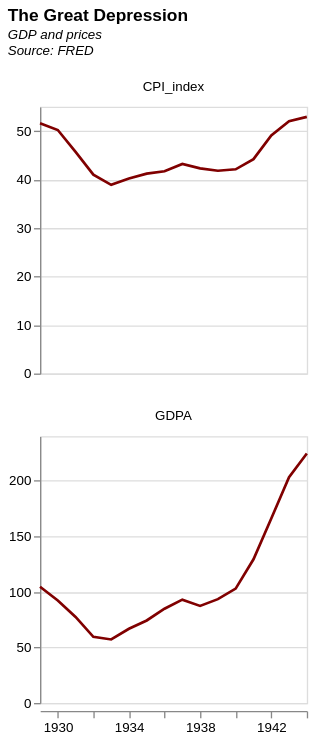

This figure's Vega-Lite source:
### Vega-Lite specification from a JSON file in a GitHub repository (floating-point values rounded to 4 significant figures)
{"$schema": "https://vega.github.io/schema/vega-lite/v5.json", "title": {"text": "The Great Depression", "subtitle": ["GDP and prices", "Source: FRED", ""], "subtitleFontStyle": "italic", "subtitleFontSize": 10, "anchor": "start", "color": "black"}, "data": {"values": [{"DATE": "1929-01-01", "GDPA": "104.556", "CPI_index": "51.6", "CPI_adjustment": "1", "GDP_real": "104.556", "Sources:": "GDPA - Fred"}, {"DATE": "1930-01-01", "GDPA": "92.16", "CPI_index": "50.2", "CPI_adjustment": "0.972868217", "GDP_real": "94.7301992", "Sources:": "CPI - Minneapolis Fed"}, {"DATE": "1931-01-01", "GDPA": "77.391", "CPI_index": "45.7", "CPI_adjustment": "0.885658915", "GDP_real": "87.38239825", "Sources:": ""}, {"DATE": "1932-01-01", "GDPA": "59.522", "CPI_index": "41", "CPI_adjustment": "0.794573643", "GDP_real": "74.91061463", "Sources:": ""}, {"DATE": "1933-01-01", "GDPA": "57.154", "CPI_index": "38.9", "CPI_adjustment": "0.753875969", "GDP_real": "75.81353213", "Sources:": ""}, {"DATE": "1934-01-01", "GDPA": "66.8", "CPI_index": "40.2", "CPI_adjustment": "0.779069767", "GDP_real": "85.74328358", "Sources:": ""}, {"DATE": "1935-01-01", "GDPA": "74.241", "CPI_index": "41.2", "CPI_adjustment": "0.798449612", "GDP_real": "92.9814466", "Sources:": ""}, {"DATE": "1936-01-01", "GDPA": "84.83", "CPI_index": "41.7", "CPI_adjustment": "0.808139535", "GDP_real": "104.9694964", "Sources:": ""}, {"DATE": "1937-01-01", "GDPA": "93.003", "CPI_index": "43.2", "CPI_adjustment": "0.837209302", "GDP_real": "111.0869167", "Sources:": ""}, {"DATE": "1938-01-01", "GDPA": "87.352", "CPI_index": "42.3", "CPI_adjustment": "0.819767442", "GDP_real": "106.5570496", "Sources:": ""}, {"DATE": "1939-01-01", "GDPA": "93.437", "CPI_index": "41.8", "CPI_adjustment": "0.810077519", "GDP_real": "115.3432823", "Sources:": ""}, {"DATE": "1940-01-01", "GDPA": "102.899", "CPI_index": "42.1", "CPI_adjustment": "0.815891473", "GDP_real": "126.1184893", "Sources:": ""}, {"DATE": "1941-01-01", "GDPA": "129.309", "CPI_index": "44.2", "CPI_adjustment": "0.856589147", "GDP_real": "150.9580181", "Sources:": ""}, {"DATE": "1942-01-01", "GDPA": "165.952", "CPI_index": "49.1", "CPI_adjustment": "0.951550388", "GDP_real": "174.4016945", "Sources:": ""}, {"DATE": "1943-01-01", "GDPA": "203.084", "CPI_index": "52", "CPI_adjustment": "1.007751938", "GDP_real": "201.5218154", "Sources:": ""}, {"DATE": "1944-01-01", "GDPA": "224.447", "CPI_index": "52.9", "CPI_adjustment": "1.025193798", "GDP_real": "218.9312892", "Sources:": ""}, {"DATE": "1945-01-01", "GDPA": "228.007", "CPI_index": "54.1", "CPI_adjustment": "1.048449612", "GDP_real": "217.4706322", "Sources:": ""}, {"DATE": "1946-01-01", "GDPA": "227.535", "CPI_index": "58.6", "CPI_adjustment": "1.135658915", "GDP_real": "200.3550512", "Sources:": ""}, {"DATE": "1947-01-01", "GDPA": "249.616", "CPI_index": "67.1", "CPI_adjustment": "1.300387597", "GDP_real": "191.955076", "Sources:": ""}, {"DATE": "1948-01-01", "GDPA": "274.468", "CPI_index": "72.2", "CPI_adjustment": "1.399224806", "GDP_real": "196.1571856", "Sources:": ""}, {"DATE": "1949-01-01", "GDPA": "272.475", "CPI_index": "71.5", "CPI_adjustment": "1.385658915", "GDP_real": "196.6393007", "Sources:": ""}, {"DATE": "1950-01-01", "GDPA": "299.827", "CPI_index": "72.3", "CPI_adjustment": "1.401162791", "GDP_real": "213.9844149", "Sources:": ""}, {"DATE": "1951-01-01", "GDPA": "346.914", "CPI_index": "78", "CPI_adjustment": "1.511627907", "GDP_real": "229.4969538", "Sources:": ""}, {"DATE": "1952-01-01", "GDPA": "367.341", "CPI_index": "79.8", "CPI_adjustment": "1.546511628", "GDP_real": "237.5287669", "Sources:": ""}, {"DATE": "1953-01-01", "GDPA": "389.218", "CPI_index": "80.4", "CPI_adjustment": "1.558139535", "GDP_real": "249.7966269", "Sources:": ""}, {"DATE": "1954-01-01", "GDPA": "390.549", "CPI_index": "80.7", "CPI_adjustment": "1.563953488", "GDP_real": "249.7190632", "Sources:": ""}, {"DATE": "1955-01-01", "GDPA": "425.478", "CPI_index": "80.5", "CPI_adjustment": "1.560077519", "GDP_real": "272.7287553", "Sources:": ""}, {"DATE": "1956-01-01", "GDPA": "449.353", "CPI_index": "81.7", "CPI_adjustment": "1.583333333", "GDP_real": "283.8018947", "Sources:": ""}, {"DATE": "1957-01-01", "GDPA": "474.039", "CPI_index": "84.4", "CPI_adjustment": "1.635658915", "GDP_real": "289.8153128", "Sources:": ""}, {"DATE": "1958-01-01", "GDPA": "481.229", "CPI_index": "86.7", "CPI_adjustment": "1.680232558", "GDP_real": "286.4061869", "Sources:": ""}, {"DATE": "1959-01-01", "GDPA": "521.654", "CPI_index": "87.6", "CPI_adjustment": "1.697674419", "GDP_real": "307.2756438", "Sources:": ""}, {"DATE": "1960-01-01", "GDPA": "542.382", "CPI_index": "88.9", "CPI_adjustment": "1.722868217", "GDP_real": "314.8133993", "Sources:": ""}, {"DATE": "1961-01-01", "GDPA": "562.209", "CPI_index": "89.8", "CPI_adjustment": "1.740310078", "GDP_real": "323.0510512", "Sources:": ""}, {"DATE": "1962-01-01", "GDPA": "603.922", "CPI_index": "90.9", "CPI_adjustment": "1.761627907", "GDP_real": "342.8204092", "Sources:": ""}, {"DATE": "1963-01-01", "GDPA": "637.45", "CPI_index": "92", "CPI_adjustment": "1.782945736", "GDP_real": "357.5263043", "Sources:": ""}, {"DATE": "1964-01-01", "GDPA": "684.46", "CPI_index": "93.2", "CPI_adjustment": "1.80620155", "GDP_real": "378.9499571", "Sources:": ""}, {"DATE": "1965-01-01", "GDPA": "742.289", "CPI_index": "94.7", "CPI_adjustment": "1.835271318", "GDP_real": "404.4573643", "Sources:": ""}, {"DATE": "1966-01-01", "GDPA": "813.414", "CPI_index": "97.5", "CPI_adjustment": "1.889534884", "GDP_real": "430.4837169", "Sources:": ""}, {"DATE": "1967-01-01", "GDPA": "859.959", "CPI_index": "100.2", "CPI_adjustment": "1.941860465", "GDP_real": "442.8531377", "Sources:": ""}, {"DATE": "1968-01-01", "GDPA": "940.651", "CPI_index": "104.5", "CPI_adjustment": "2.025193798", "GDP_real": "464.4745608", "Sources:": ""}, {"DATE": "1969-01-01", "GDPA": "1017.615", "CPI_index": "110.2", "CPI_adjustment": "2.135658915", "GDP_real": "476.4876044", "Sources:": ""}, {"DATE": "1970-01-01", "GDPA": "1073.303", "CPI_index": "116.7", "CPI_adjustment": "2.261627907", "GDP_real": "474.5709923", "Sources:": ""}, {"DATE": "1971-01-01", "GDPA": "1164.85", "CPI_index": "121.7", "CPI_adjustment": "2.358527132", "GDP_real": "493.8887428", "Sources:": ""}, {"DATE": "1972-01-01", "GDPA": "1279.11", "CPI_index": "125.7", "CPI_adjustment": "2.436046512", "GDP_real": "525.0761814", "Sources:": ""}, {"DATE": "1973-01-01", "GDPA": "1425.376", "CPI_index": "133.4", "CPI_adjustment": "2.585271318", "GDP_real": "551.3448396", "Sources:": ""}, {"DATE": "1974-01-01", "GDPA": "1545.243", "CPI_index": "148.2", "CPI_adjustment": "2.872093023", "GDP_real": "538.01983", "Sources:": ""}, {"DATE": "1975-01-01", "GDPA": "1684.904", "CPI_index": "161.7", "CPI_adjustment": "3.13372093", "GDP_real": "537.6688089", "Sources:": ""}, {"DATE": "1976-01-01", "GDPA": "1873.412", "CPI_index": "171", "CPI_adjustment": "3.313953488", "GDP_real": "565.3102877", "Sources:": ""}, {"DATE": "1977-01-01", "GDPA": "2081.826", "CPI_index": "182.1", "CPI_adjustment": "3.529069767", "GDP_real": "589.9078616", "Sources:": ""}, {"DATE": "1978-01-01", "GDPA": "2351.599", "CPI_index": "196", "CPI_adjustment": "3.798449612", "GDP_real": "619.0944306", "Sources:": ""}, {"DATE": "1979-01-01", "GDPA": "2627.333", "CPI_index": "218.1", "CPI_adjustment": "4.226744186", "GDP_real": "621.5973535", "Sources:": ""}, {"DATE": "1980-01-01", "GDPA": "2857.307", "CPI_index": "247.6", "CPI_adjustment": "4.798449612", "GDP_real": "595.4646252", "Sources:": ""}, {"DATE": "1981-01-01", "GDPA": "3207.041", "CPI_index": "273.2", "CPI_adjustment": "5.294573643", "GDP_real": "605.7222387", "Sources:": ""}, {"DATE": "1982-01-01", "GDPA": "3343.789", "CPI_index": "290", "CPI_adjustment": "5.620155039", "GDP_real": "594.9638359", "Sources:": ""}, {"DATE": "1983-01-01", "GDPA": "3634.038", "CPI_index": "299.3", "CPI_adjustment": "5.800387597", "GDP_real": "626.5164076", "Sources:": ""}, {"DATE": "1984-01-01", "GDPA": "4037.613", "CPI_index": "312.2", "CPI_adjustment": "6.050387597", "GDP_real": "667.3312966", "Sources:": ""}, {"DATE": "1985-01-01", "GDPA": "4338.979", "CPI_index": "323.2", "CPI_adjustment": "6.263565891", "GDP_real": "692.7330334", "Sources:": ""}, {"DATE": "1986-01-01", "GDPA": "4579.631", "CPI_index": "329.4", "CPI_adjustment": "6.38372093", "GDP_real": "717.3921056", "Sources:": ""}, {"DATE": "1987-01-01", "GDPA": "4855.215", "CPI_index": "341.4", "CPI_adjustment": "6.61627907", "GDP_real": "733.8286292", "Sources:": ""}, {"DATE": "1988-01-01", "GDPA": "5236.438", "CPI_index": "355.4", "CPI_adjustment": "6.887596899", "GDP_real": "760.2706832", "Sources:": ""}, {"DATE": "1989-01-01", "GDPA": "5641.58", "CPI_index": "372.5", "CPI_adjustment": "7.218992248", "GDP_real": "781.4913503", "Sources:": ""}, {"DATE": "1990-01-01", "GDPA": "5963.144", "CPI_index": "392.6", "CPI_adjustment": "7.608527132", "GDP_real": "783.7448558", "Sources:": ""}, {"DATE": "1991-01-01", "GDPA": "6158.129", "CPI_index": "409.3", "CPI_adjustment": "7.932170543", "GDP_real": "776.3485375", "Sources:": ""}, {"DATE": "1992-01-01", "GDPA": "6520.327", "CPI_index": "421.7", "CPI_adjustment": "8.17248062", "GDP_real": "797.8393958", "Sources:": ""}, {"DATE": "1993-01-01", "GDPA": "6858.559", "CPI_index": "434.1", "CPI_adjustment": "8.412790698", "GDP_real": "815.2537305", "Sources:": ""}, {"DATE": "1994-01-01", "GDPA": "7287.236", "CPI_index": "445.4", "CPI_adjustment": "8.631782946", "GDP_real": "844.2329987", "Sources:": ""}, {"DATE": "1995-01-01", "GDPA": "7639.749", "CPI_index": "457.9", "CPI_adjustment": "8.874031008", "GDP_real": "860.9107849", "Sources:": ""}, {"DATE": "1996-01-01", "GDPA": "8073.122", "CPI_index": "471.3", "CPI_adjustment": "9.13372093", "GDP_real": "883.8809574", "Sources:": ""}, {"DATE": "1997-01-01", "GDPA": "8577.552", "CPI_index": "482.4", "CPI_adjustment": "9.348837209", "GDP_real": "917.4993433", "Sources:": ""}, {"DATE": "1998-01-01", "GDPA": "9062.817", "CPI_index": "489.8", "CPI_adjustment": "9.492248062", "GDP_real": "954.7598146", "Sources:": ""}, {"DATE": "1999-01-01", "GDPA": "9631.172", "CPI_index": "500.6", "CPI_adjustment": "9.701550388", "GDP_real": "992.7456556", "Sources:": ""}, {"DATE": "2000-01-01", "GDPA": "10250.952", "CPI_index": "517.5", "CPI_adjustment": "10.02906977", "GDP_real": "1022.12391", "Sources:": ""}, {"DATE": "2001-01-01", "GDPA": "10581.929", "CPI_index": "532.1", "CPI_adjustment": "10.3120155", "GDP_real": "1026.17466", "Sources:": ""}, {"DATE": "2002-01-01", "GDPA": "10929.108", "CPI_index": "540.5", "CPI_adjustment": "10.4748062", "GDP_real": "1043.370902", "Sources:": ""}, {"DATE": "2003-01-01", "GDPA": "11456.45", "CPI_index": "552.8", "CPI_adjustment": "10.71317829", "GDP_real": "1069.379197", "Sources:": ""}, {"DATE": "2004-01-01", "GDPA": "12217.196", "CPI_index": "567.6", "CPI_adjustment": "11", "GDP_real": "1110.654182", "Sources:": ""}, {"DATE": "2005-01-01", "GDPA": "13039.197", "CPI_index": "586.9", "CPI_adjustment": "11.37403101", "GDP_real": "1146.40069", "Sources:": ""}, {"DATE": "2006-01-01", "GDPA": "13815.583", "CPI_index": "605.8", "CPI_adjustment": "11.74031008", "GDP_real": "1176.764745", "Sources:": ""}, {"DATE": "2007-01-01", "GDPA": "14474.228", "CPI_index": "623.1", "CPI_adjustment": "12.0755814", "GDP_real": "1198.636117", "Sources:": ""}, {"DATE": "2008-01-01", "GDPA": "14769.862", "CPI_index": "647", "CPI_adjustment": "12.53875969", "GDP_real": "1177.936444", "Sources:": ""}, {"DATE": "2009-01-01", "GDPA": "14478.067", "CPI_index": "644.7", "CPI_adjustment": "12.49418605", "GDP_real": "1158.784329", "Sources:": ""}, {"DATE": "2010-01-01", "GDPA": "15048.97", "CPI_index": "655.3", "CPI_adjustment": "12.6996124", "GDP_real": "1184.994433", "Sources:": ""}, {"DATE": "2011-01-01", "GDPA": "15599.731", "CPI_index": "676", "CPI_adjustment": "13.10077519", "GDP_real": "1190.748698", "Sources:": ""}, {"DATE": "2012-01-01", "GDPA": "16253.97", "CPI_index": "689.9", "CPI_adjustment": "13.37015504", "GDP_real": "1215.690465", "Sources:": ""}, {"DATE": "2013-01-01", "GDPA": "16843.196", "CPI_index": "700", "CPI_adjustment": "13.56589147", "GDP_real": "1241.584162", "Sources:": ""}, {"DATE": "2014-01-01", "GDPA": "17550.687", "CPI_index": "711.4", "CPI_adjustment": "13.78682171", "GDP_real": "1273.004567", "Sources:": ""}, {"DATE": "2015-01-01", "GDPA": "18206.023", "CPI_index": "712.3", "CPI_adjustment": "13.80426357", "GDP_real": "1318.869559", "Sources:": ""}, {"DATE": "2016-01-01", "GDPA": "18695.106", "CPI_index": "721.2", "CPI_adjustment": "13.97674419", "GDP_real": "1337.586619", "Sources:": ""}, {"DATE": "2017-01-01", "GDPA": "19477.337", "CPI_index": "736.6", "CPI_adjustment": "14.2751938", "GDP_real": "1364.418394", "Sources:": ""}, {"DATE": "2018-01-01", "GDPA": "20533.058", "CPI_index": "754.6", "CPI_adjustment": "14.62403101", "GDP_real": "1404.062805", "Sources:": ""}, {"DATE": "2019-01-01", "GDPA": "21380.976", "CPI_index": "768.3", "CPI_adjustment": "14.88953488", "GDP_real": "1435.973398", "Sources:": ""}, {"DATE": "2020-01-01", "GDPA": "21060.474", "CPI_index": "777.7", "CPI_adjustment": "15.07170543", "GDP_real": "1397.351753", "Sources:": ""}, {"DATE": "2021-01-01", "GDPA": "23315.081", "CPI_index": "814.3", "CPI_adjustment": "15.78100775", "GDP_real": "1477.41395", "Sources:": ""}, {"DATE": "2022-01-01", "GDPA": "25464.463", "CPI_index": "879.4", "CPI_adjustment": "17.04263566", "GDP_real": "1494.162259", "Sources:": ""}], "format": {"parse": {"DATE": "date"}}}, "transform": [{"fold": ["GDPA", "CPI_index"], "as": ["var", "val"]}, {"calculate": "year(datum.DATE)", "as": "year"}, {"filter": "datum.year<1945"}], "height": 200, "width": 200, "mark": {"type": "line", "color": "rgb(128,0,0)", "strokeWidth": 2, "point": false}, "encoding": {"x": {"field": "DATE", "type": "temporal", "title": null, "axis": {"grid": false}}, "y": {"field": "val", "type": "quantitative", "title": null}, "facet": {"field": "var", "title": null, "columns": 1}}, "resolve": {"scale": {"y": "independent"}}}
